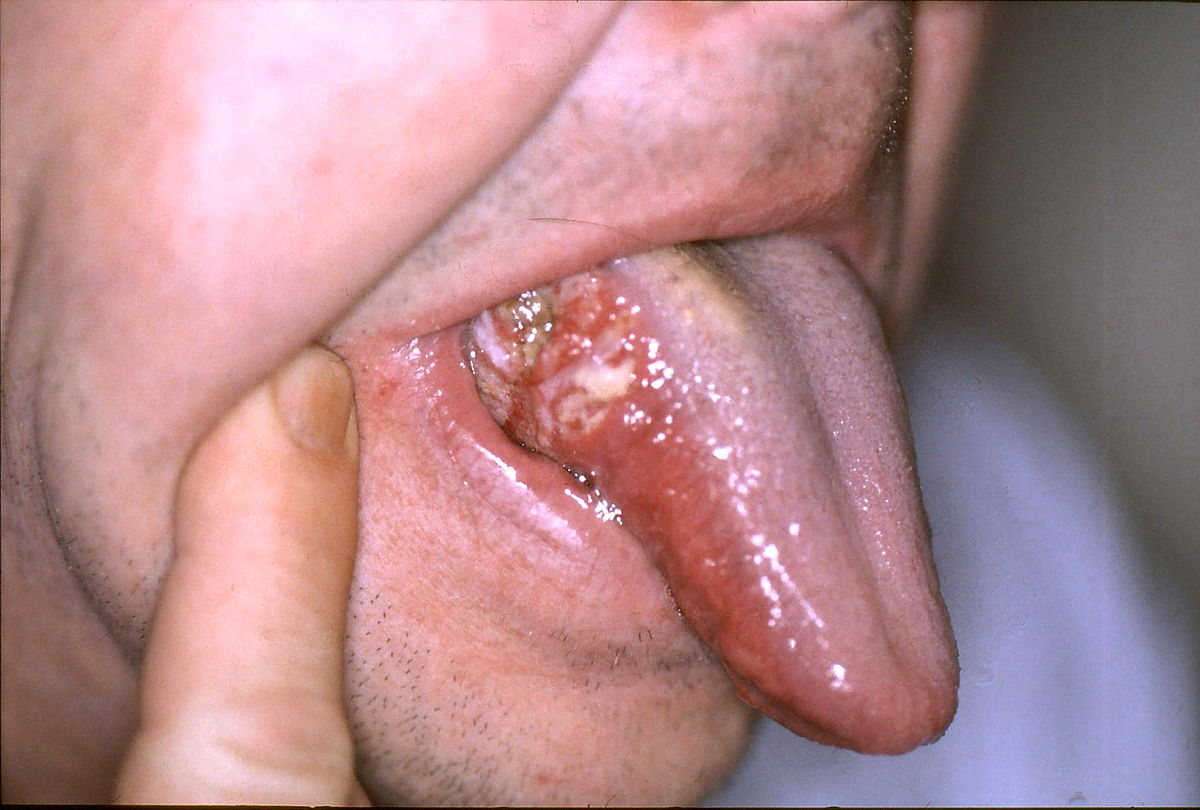
#> input picture data/sample_images/cancer/cancer1.jpeg, 1200 x 810 px, found by its file name
$ python -i check_color_shortcut.py   (imports and definitions only)
#> lines starting #> are read from the running program, lines starting #| are printed output that depends on the picture
### oral_cancer/config.py
"""
Shared paths so the same scripts run on a laptop and on Kaggle.

Scripts are run as modules from the project root, e.g.
    python -m scripts.data.preprocess

DATA_ROOT    where inputs are read from (datasets, splits/, preprocessed*/)
OUTPUT_ROOT  where outputs are written

Both default to this project folder. Override with environment
variables, e.g. on Kaggle:

    ORAL_CANCER_DATA_ROOT=/kaggle/input/oral-cancer-data
    ORAL_CANCER_OUTPUT_ROOT=/kaggle/working

Paths stored in CSV files are RELATIVE (POSIX style, e.g.
"preprocessed/train/OSCC/p0001.png") so the CSVs work on any machine.
Use resolve() to turn a CSV path into a real path and relative() to
store one.
"""

import os
from pathlib import Path, PurePosixPath

PROJECT_DIR = Path(__file__).resolve().parent.parent

DATA_ROOT = Path(os.environ.get("ORAL_CANCER_DATA_ROOT", PROJECT_DIR))
OUTPUT_ROOT = Path(os.environ.get("ORAL_CANCER_OUTPUT_ROOT", PROJECT_DIR))


def resolve(path):
    """CSV path -> absolute Path.

    Relative paths are looked up in OUTPUT_ROOT first (files produced
    in this run/environment), then DATA_ROOT.
    """
    path = Path(str(path).replace("\\", "/"))

    if path.is_absolute():
        return path

    candidate = OUTPUT_ROOT / path
    if candidate.exists():
        return candidate

    return DATA_ROOT / path


# [11 lines left out: function relative, not called in this run]

### scripts/analysis/check_color_shortcut.py
from pathlib import Path

import numpy as np
import pandas as pd
from PIL import Image
from sklearn.linear_model import LogisticRegression
from sklearn.metrics import balanced_accuracy_score, roc_auc_score
from sklearn.pipeline import make_pipeline
from sklearn.preprocessing import StandardScaler
from tqdm import tqdm

from oral_cancer.config import DATA_ROOT, resolve


# ============================================================
# PATHS
# ============================================================

DATASETS = {
    "Before normalization": DATA_ROOT / "splits" / "preprocessed_dataset.csv",
    "After normalization": DATA_ROOT / "splits" / "normalized_dataset.csv",
}


# ============================================================
# CONFIGURATION
# ============================================================

# Sanity check for the colour shortcut: a linear model that sees ONLY
# colour histograms (no shapes, no cells) tries to predict the class.
# If it can find Normal easily, a CNN can too, and the Normal results
# would reflect staining differences instead of tissue biology.
BINS = 16
THUMBNAIL = 128


# ============================================================
# FEATURES
# ============================================================

def colour_histogram(path):
    with Image.open(resolve(path)) as img:
#> img is the input picture: PIL image 1200x810 RGB; mean R, G, B 177, 134.8, 139.3
        img = img.convert("RGB").resize((THUMBNAIL, THUMBNAIL))
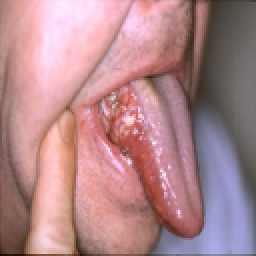
#> img: PIL image 128x128 RGB (shown 2 times larger); mean R, G, B 177.1, 134.9, 139.4
        rgb = np.asarray(img)
        hsv = np.asarray(img.convert("HSV"))
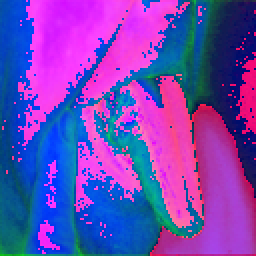
#> hsv: shape (128, 128, 3) (shown 2 times larger); mean R, G, B 110.6, 69.3, 181.2

    features = []
    for arr in (rgb, hsv):
        for c in range(3):
            hist, _ = np.histogram(arr[:, :, c], bins=BINS, range=(0, 256))
            features.append(hist / hist.sum())
#> this loop made 2 passes
#> after the loop, features = 6 items

    return np.concatenate(features)


# ============================================================
# EVALUATE
# ============================================================

results = []

# [47 lines not run here, left out]

>>> result = colour_histogram('../../data/sample_images/cancer/cancer1.jpeg')
#> result = 96 values, max 0.466 at index 48, min 0 at index 0, mean 0.0625
